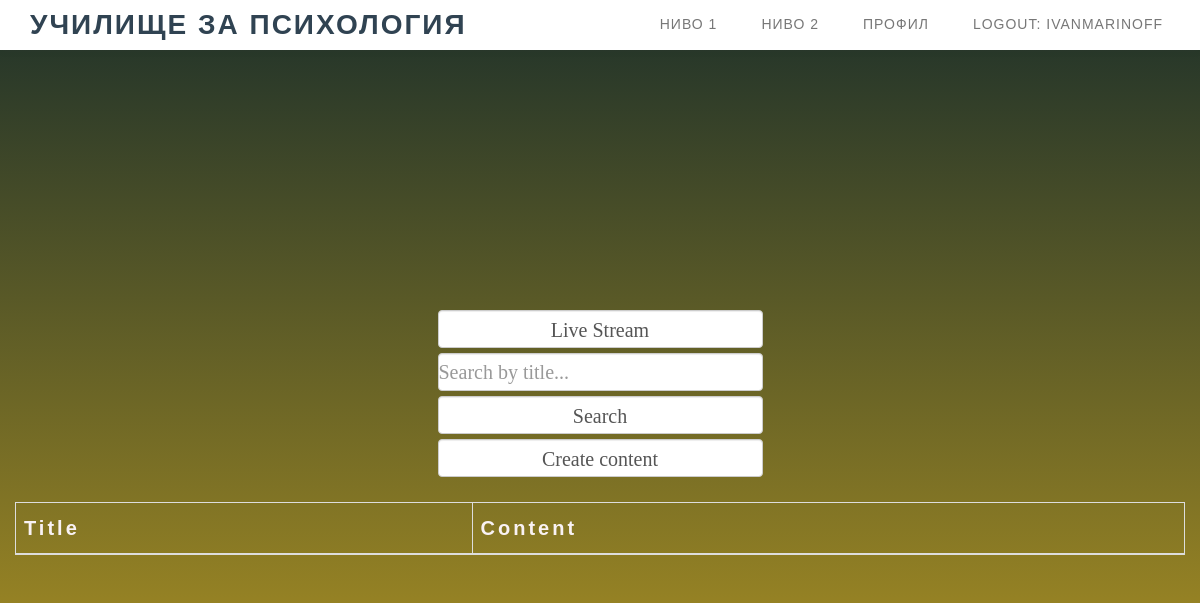
Before: /api/global_content/read_content/ (signed in) with the older database file.
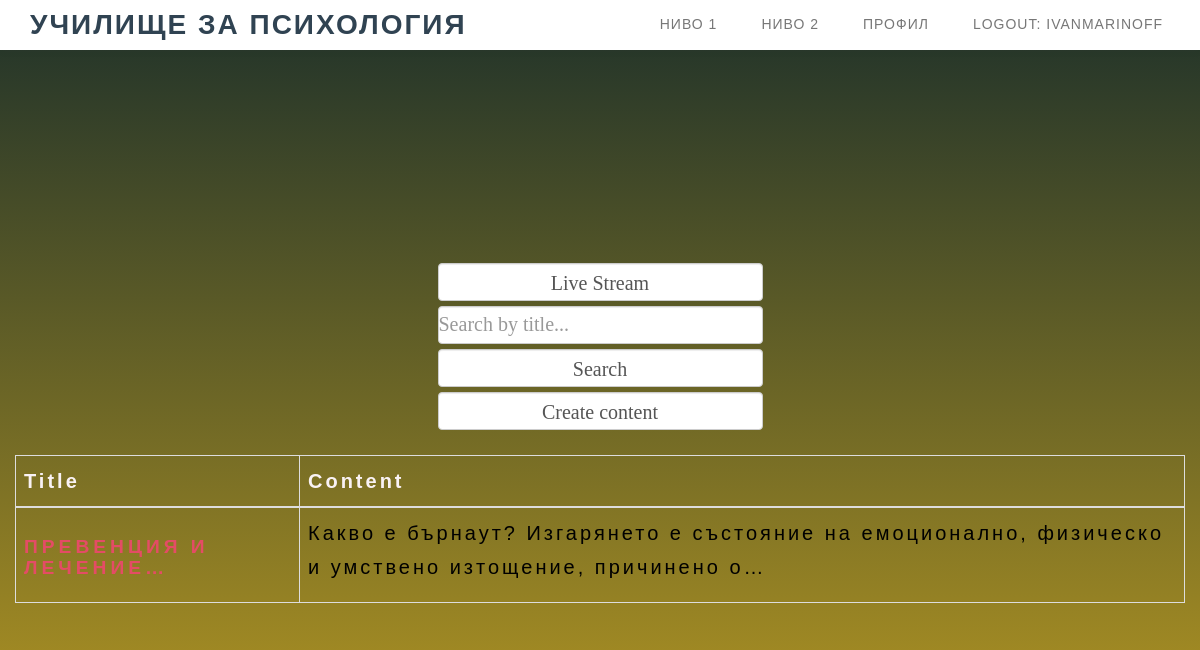
After: the same page with the newer database file.
### school_bg/global_content/models.py (models this page shows, shortened)
class Level_2(models.Model):
    class Meta:
        ordering = ['-created_at']
    title = models.CharField(
        max_length=100,
        blank=True,
        null=True,
    )
    text = models.TextField(
        blank=True,
        null=True,
    )
    created_at = models.DateTimeField(auto_now=True, blank=True)
    updated_at = models.DateTimeField(auto_now=True, blank=True)
    user = models.ForeignKey(
        UserModel,
        on_delete=models.CASCADE,
    )
    slug = models.SlugField(
        unique=True,
        blank=True,
        null=True,
    )
    image_url = models.URLField(
        blank=True,
        null=True,
    )
    file = models.FileField(
        upload_to='files',
        blank=True,
        null=True,
        default=None,
    )
    video = models.FileField(
        upload_to='videos',
        blank=True,
        null=True,
        default=None,
        )

### school_bg/global_content/views.py (the view)
# urls.py: path('read_content/', ReadGlobalContentView.as_view(), name='global-read-content'),
class ReadGlobalContentView(CustomLoginRequiredMixin, views.ListView):
    model = Level_2
    template_name = 'global_content/read_content.html'
    form_class = GlobalContentReadForm
    success_url = reverse_lazy('global-read-content')
    paginate_by = 5
    context_object_name = 'global_content'
    object_list = Level_2.objects.all().order_by('title')
    def get_queryset(self):
        queryset = super().get_queryset()
        search = self.request.GET.get('search', '')
        queryset = queryset.filter(title__icontains=search)
        return queryset
    def get_context_data(self, *args, **kwargs):
        context = super().get_context_data(*args, **kwargs)
        context['search'] = self.request.GET.get('search', '')
        return context

### templates/global_content/read_content.html (shortened to what this page needs)
{% extends 'global_content/global_navbar.html' %}
{% load static %}
{% load custom_filters %}
{% block global_navbar_content %}
    <div class="container">
        <div class="row">
            <div class="container">
                <div class="row">
                    <div class="col-12">
                        <br><br><br><br>
                        <table class="table table-bordered" style="list-style-type:upper-roman" aria-sort="descending">
                            <thead>
                            <tr>
                                <th>
                                    <p1>Title</p1>
                                </th>
                                <th>
                                    <p1>Content</p1>
                                </th>
                            </tr>
                            </thead>
                            <tbody>
                            {% if request.user.is_authenticated %}
                                <form action="{% url 'live-stream' %}" method="get" enctype="multipart/form-data">
                                    <input type="submit" class="form-control" value="Live Stream">
                                </form>
                            {% endif %}
                            <form action="{% url 'global-read-content' %}" method="get" enctype="multipart/form-data">
                                <input type="text" class="form-control" name="search" placeholder="Search by title..."
                                       value="{{ request.GET.title }}">
                                <input type="submit" class="form-control" value="Search">
                            </form>
                            {% if request.user.is_superuser %}
                                <form action="{% url 'global-create-content' %}" method="get"
                                      enctype="multipart/form-data">
                                    <input type="submit" class="form-control" value="Create content"></form><br>
                            {% endif %}
                            {% for content in object_list reversed %}
                                <tr>
                                    <td>
                                        <h2>
                                            <a href="{% url 'global-detail-content' slug=content.slug %}">
                                            {{ content.title|truncatechars:20 }}</a>
                                        </h2>
                                    </td>
                                    <td>
                                        <p>
                                            {{ content.text|truncatechars:100 }}
                                        </p>
                                    </td>
                                </tr>
                            {% endfor %}
                            </tbody>
                        </table>
                    </div>
                </div>
            </div>
        </div>
    </div>
{% endblock global_navbar_content %}

Changed rows visible on the page:
added Level_2: text "Какво е бърнаут? Изгарянето е състояние на емоционално, физическо и умствено изтощение, причинено о…"
